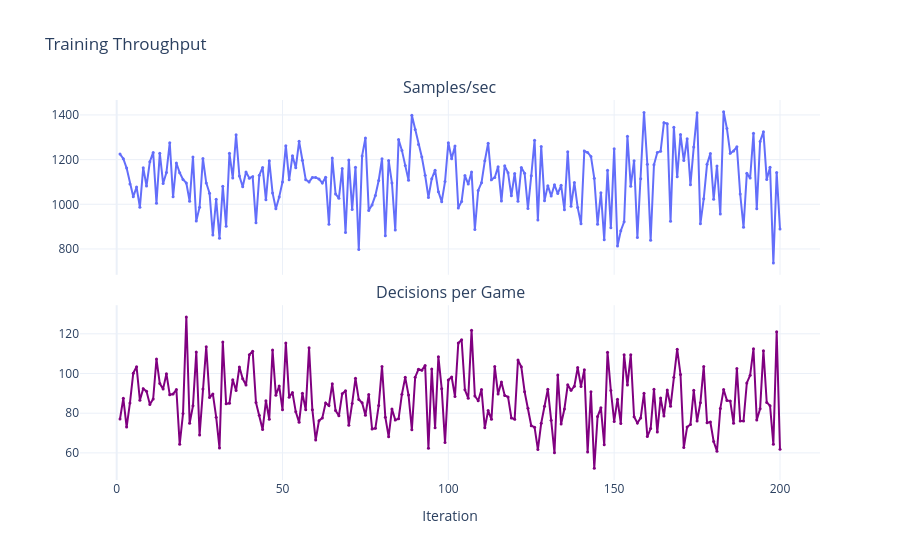

The notebook cell saved with this chart:
### Markdown cell above
## Training Throughput

How many samples per second and decisions per game. Useful for spotting
performance regressions or understanding iteration time.

### Code cell
if not ppo.empty:
    fig = make_subplots(rows=2, cols=1, shared_xaxes=True,
                        subplot_titles=["Samples/sec", "Decisions per Game"],
                        vertical_spacing=0.08)
    fig.add_trace(go.Scatter(x=ppo["iter"], y=ppo["samples_per_sec"],
                             mode="lines+markers", name="samples/s",
                             marker=dict(size=3)), row=1, col=1)
    fig.add_trace(go.Scatter(x=ppo["iter"], y=ppo["decisions_per_game"],
                             mode="lines+markers", name="decisions/game",
                             marker=dict(size=3),
                             line=dict(color="purple")), row=2, col=1)
    fig.update_layout(height=450, title="Training Throughput",
                      xaxis2_title="Iteration", showlegend=False)
    fig.show()

### Figure 1 — Plotly figure (JSON) as saved in the notebook; plotly's stock layout.template omitted (floating-point values rounded to 4 significant figures; data arrays with more than 128 entries replaced by an {"elided": "..."} marker saying what was removed)
{"data": [{"marker": {"size": 3}, "mode": "lines+markers", "name": "samples/s", "type": "scatter", "x": {"elided": "200 int values"}, "xaxis": "x", "y": {"elided": "200 float values"}, "yaxis": "y"}, {"line": {"color": "purple"}, "marker": {"size": 3}, "mode": "lines+markers", "name": "decisions/game", "type": "scatter", "x": {"elided": "200 int values"}, "xaxis": "x2", "y": {"elided": "200 float values"}, "yaxis": "y2"}], "layout": {"annotations": [{"font": {"size": 16}, "showarrow": false, "text": "Samples/sec", "x": 0.5, "xanchor": "center", "xref": "paper", "y": 1, "yanchor": "bottom", "yref": "paper"}, {"font": {"size": 16}, "showarrow": false, "text": "Decisions per Game", "x": 0.5, "xanchor": "center", "xref": "paper", "y": 0.46, "yanchor": "bottom", "yref": "paper"}], "autosize": true, "showlegend": false, "title": {"text": "Training Throughput"}, "xaxis": {"anchor": "y", "autorange": true, "domain": [0, 1], "matches": "x2", "range": [-10.74, 211.7], "showticklabels": false, "type": "linear"}, "xaxis2": {"anchor": "y2", "autorange": true, "domain": [0, 1], "range": [-10.74, 211.7], "title": {"text": "Iteration"}, "type": "linear"}, "yaxis": {"anchor": "x", "autorange": true, "domain": [0.54, 1], "range": [678.0, 1473.0], "type": "linear"}, "yaxis2": {"anchor": "x2", "autorange": true, "domain": [0, 0.46], "range": [45.61, 135.1], "type": "linear"}}}
